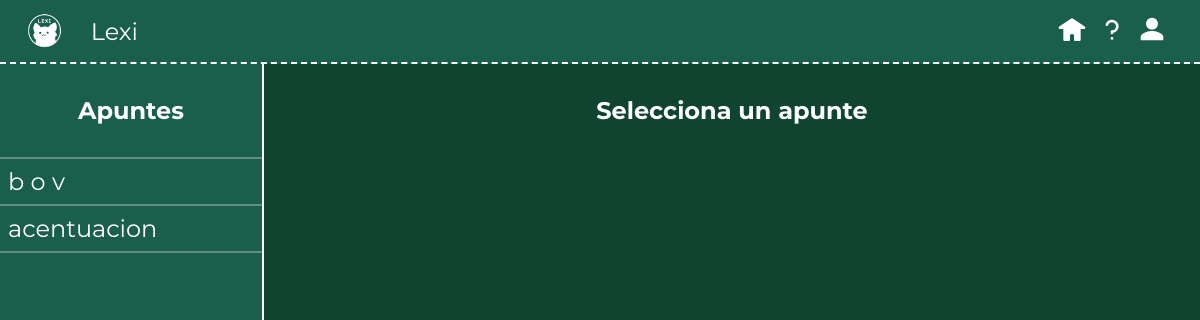
/apuntes/, run on an earlier commit of the app's database.
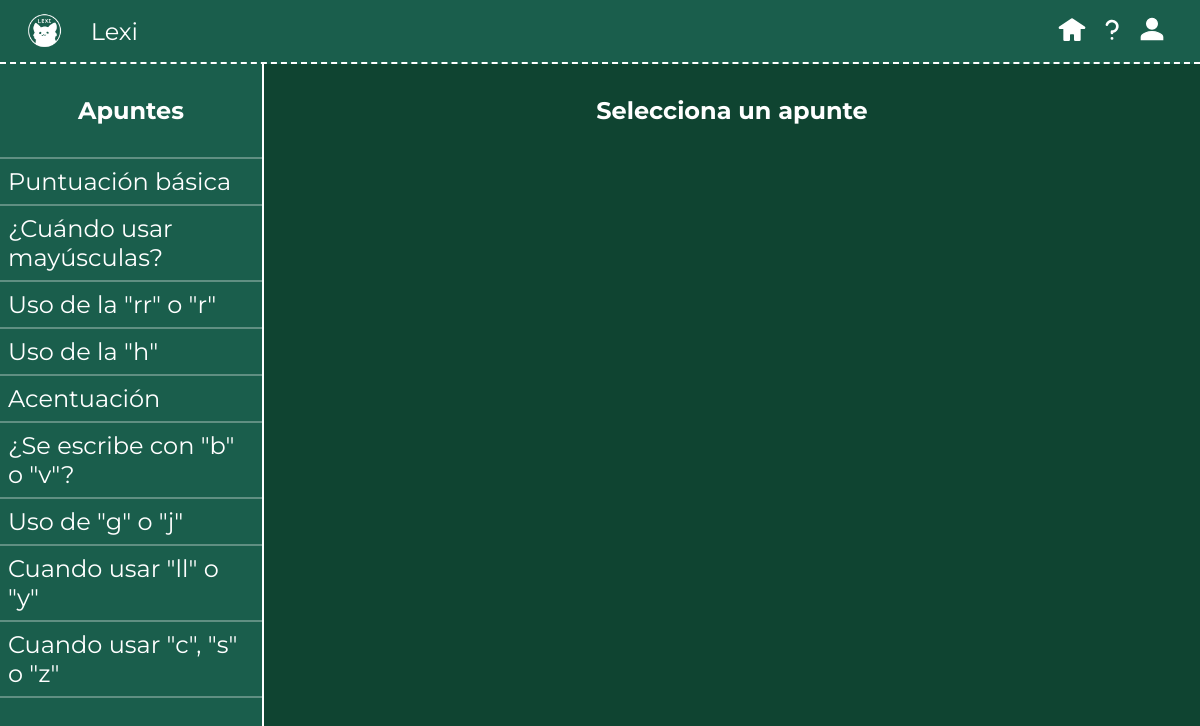
And on a later commit of the database.
### contenidos/models.py (models this page shows, shortened)
class contenidos(models.Model):
    titulo = models.CharField(max_length=200)
    texto = models.TextField()
    slug = models.SlugField()
    iframe = models.TextField(blank=True, null=True)

### contenidos/views.py (the view)
# urls.py: path('', views.apuntes, name='apuntes-base'),
def apuntes(request):
    apuntes = contenidos.objects.all()
    return render(request, 'apuntes/apuntes-base.html', {'apuntes': apuntes})

### contenidos/templates/apuntes/apuntes-base.html (shortened to what this page needs)
{% extends 'base.html' %}
{% load static %}
{% block extra_css %}
<link rel="stylesheet" href="{% static 'css/apuntes.css' %}">
{% endblock %}
{% block content %}
    <div class="main-cont">
        <aside class="apunte">
            <h1 id="apu">Apuntes</h1>
            <div class="options">
                {% for apunte in apuntes %}
                    <a href="{% url 'contenidos:detalle-base' slug=apunte.slug %}">
                        <p class="tema">
                            {{ apunte.titulo }}
                        </p>
                    </a>
                {% endfor %}
            </div>
        </aside>
        {% block info %}
            <div class="apunte-detalle">
                <h2>Selecciona un apunte</h2>
            </div>
        {% endblock %}
    </div>
{% endblock %}

### templates/base.html (shortened to what this page needs)
{% load static %}
<!DOCTYPE html>
<html>
    <head>
        <link rel="stylesheet" href="{% static 'css/header.css' %}">
        {% block extra_css %}{% endblock %}
    </head>
    <body>
        <header>
            <div class="left">
                <img src="{% static 'img/logo.png' %}" class="logo">
                <span class="name">Lexi</span>
            </div>
            <div class="right">
                {% block page %}
                <a href="{% url 'lobby' %}" class="btn">
                    <img src="{% static 'img/home_icon.svg' %}">
                </a>
                {% endblock %}
                {% block help%}
                <button id="btn-abrir-modal">
                    <img src="{% static 'img/helpme.svg' %}">
                </button>
                {% endblock %}
                {% block acc %}
                <a href="{% url 'account' %}" class="btn">
                    <img src="{% static 'img/person-icon.svg' %}">
                </a>
                {% endblock %}
            </div>
        </header>
        <main>
            {% block content %}{% endblock %}
        </main>
    </body>
</html>

### static/css/header.css (style rules this page uses)
* { margin: 0; padding: 0; box-sizing: border-box; font-family: 'Montserrat', sans-serif; }
body { width: 100%; height: 100vh; background-color: rgb(26, 94, 76); color: white; }
header { background: rgb(26, 94, 76); z-index: 200; width: 100%; display: flex; justify-content: space-between; padding: 0.45rem 2rem 0.45rem 1.27rem; border-bottom: 2px dashed rgb(255, 255, 255); position: sticky; top: 0; left: 0; }
.left { display: flex; align-items: center; justify-content: center; gap: 1.4rem; }
.left .logo { width: 3rem; }
.left .name { font-size: 1.5rem; }
.right { display: flex; align-items: center; gap: 0.5rem; }
.right img { width: 2rem; height: 2rem; }
.name { color: white; }
#btn-abrir-modal { all: unset; cursor: pointer; }

### contenidos/static/css/apuntes.css (style rules this page uses)
.main-cont { display: flex; align-items: center; justify-content: space-between; }
#apu { text-align: center; padding-bottom: 2rem; border-bottom: 2px solid rgba(255, 255, 255, 0.304); }
.tema { padding: 0.5rem; font-size: 1.5rem; border-bottom: 2px solid rgba(255, 255, 255, 0.304); }
.apunte { border-right: 2px solid white; position:fixed; top: 0; align-self: start; width: 22%; height: 100vh; padding-top: 6rem; }
.apunte-detalle { background-color: rgb(15, 68, 49); display: flex; flex-direction: column; align-items: center; margin-left: 22%; width:78%; height: 100vh; padding: 2rem; }
.options { width: 100%; display: flex; justify-content: center; flex-direction: column; }
.options a { text-decoration: none; color: white; width: 100%; }

What changed in the data, as far as the page shows it:
removed contenidos: titulo "b o v"
removed contenidos: titulo "acentuacion"
added contenidos: titulo "Puntuación básica"
added contenidos: titulo "¿Cuándo usar mayúsculas?"
added contenidos: titulo "Uso de la \"rr\" o \"r\""
added contenidos: titulo "Uso de la \"h\""
added contenidos: titulo "Acentuación"
added contenidos: titulo "¿Se escribe con \"b\" o \"v\"?"
added contenidos: titulo "Uso de \"g\" o \"j\""
added contenidos: titulo "Cuando usar \"ll\" o \"y\""
added contenidos: titulo "Cuando usar \"c\", \"s\" o \"z\""
